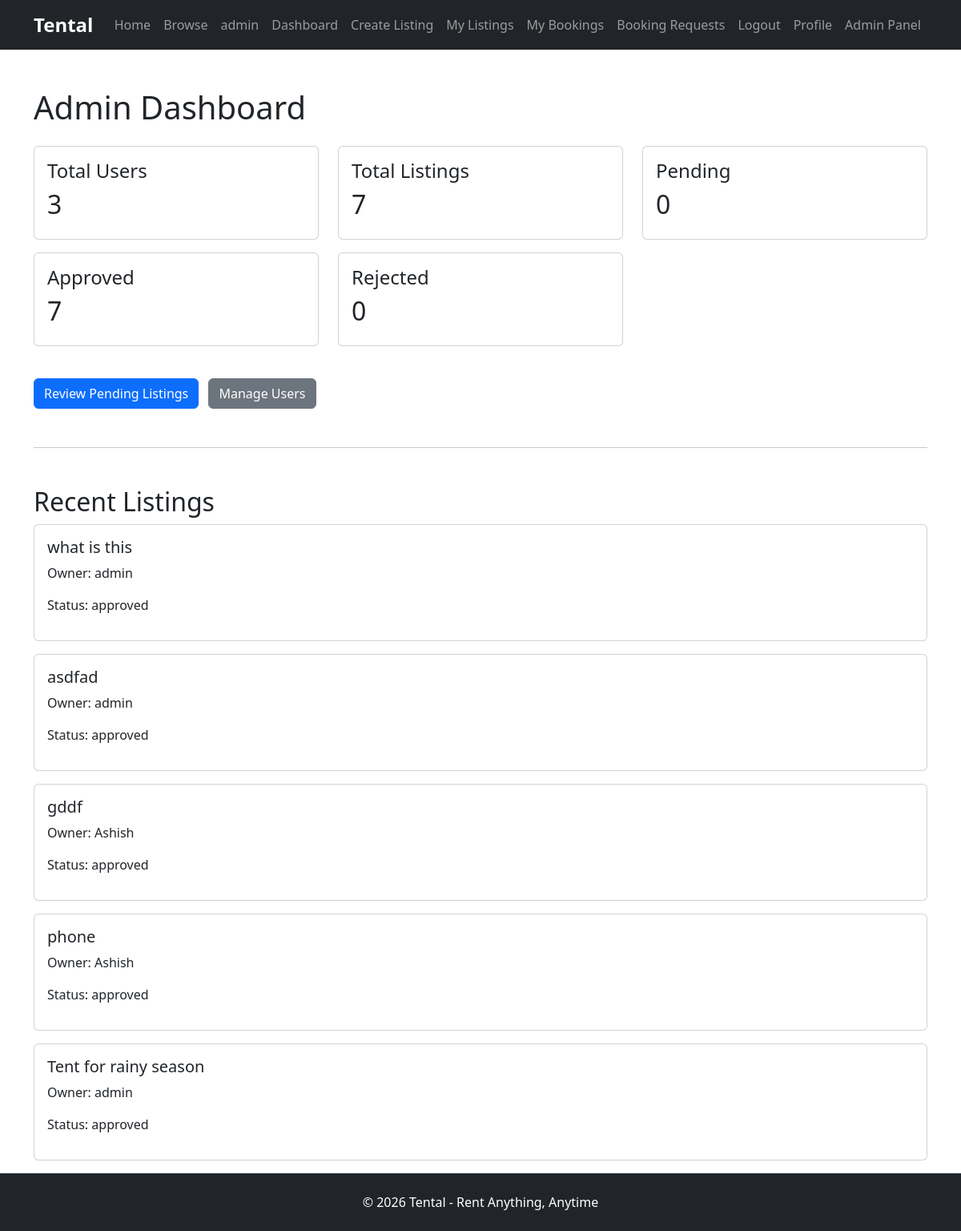
The app's page /admin/dashboard (signed in), older data.
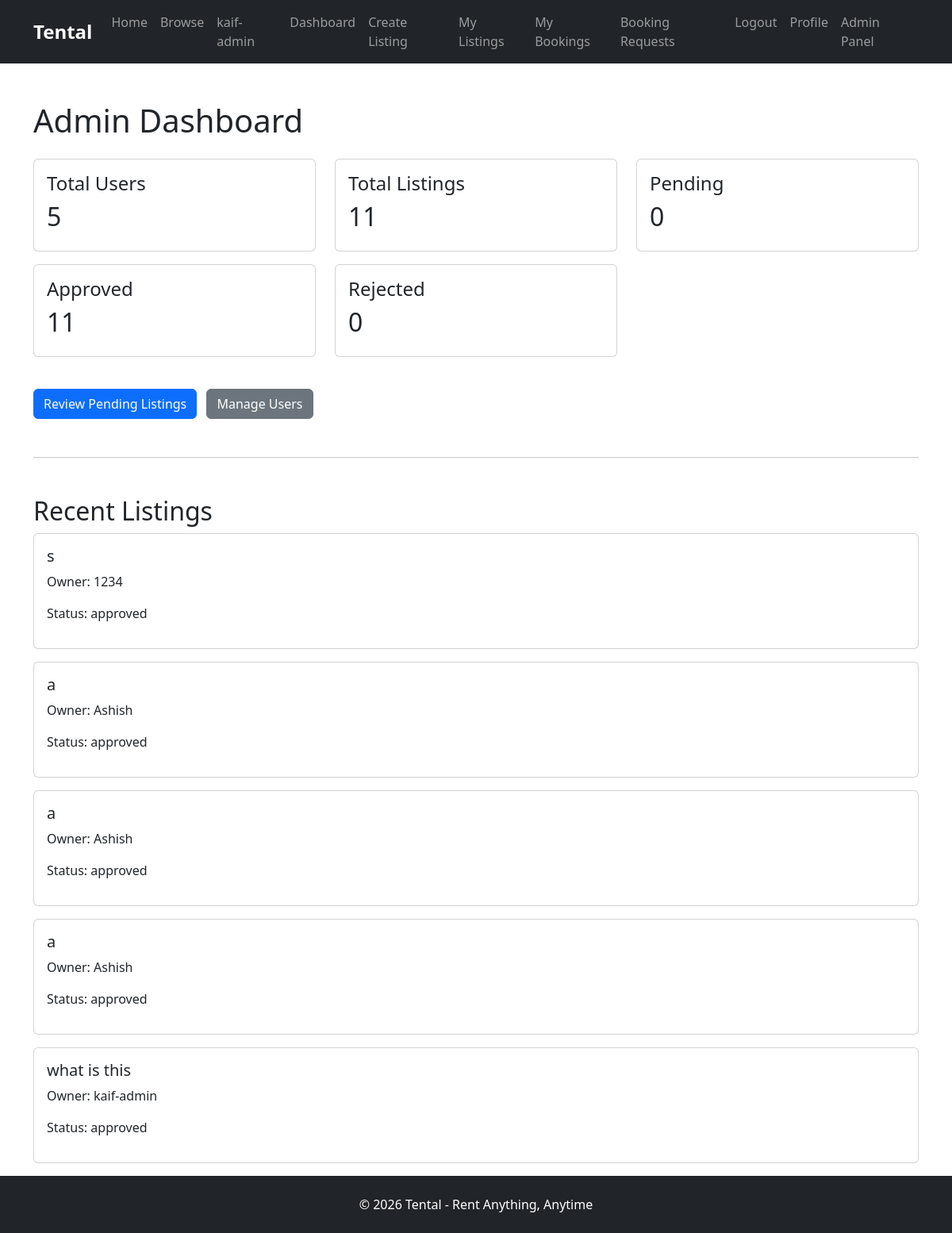
The same page, newer data.
### models/user.py (models this page shows)
class User(UserMixin, db.Model):
    id = db.Column(db.Integer, primary_key=True)
    name = db.Column(
        db.String(100),
        nullable=False
    )
    email = db.Column(
        db.String(120),
        unique=True,
        nullable=False
    )
    password = db.Column(
        db.String(255),
        nullable=False
    )
    rentals = db.relationship(
        "RentalItem",
        backref="owner",
        lazy=True
    )
    is_admin = db.Column(
        db.Boolean,
        default=False
    )
    is_active_user = db.Column(
        db.Boolean,
        default=True
    )
    bookings = db.relationship(
        "Booking",
        backref="user",
        lazy=True
    )

### models/rental_item.py (models this page shows)
class RentalItem(db.Model):
    id = db.Column(db.Integer, primary_key=True)
    title = db.Column(db.String(100), nullable=False)
    description = db.Column(db.Text, nullable=False)
    price_per_day = db.Column(db.Float, nullable=False)
    category = db.Column(db.String(100), nullable=False)
    user_id = db.Column(
        db.Integer,
        db.ForeignKey("user.id"),
        nullable=False
    )
    status = db.Column(
        db.String(20),
        default="pending"
    )
    image = db.Column(
        db.String(255)
    )
    bookings = db.relationship(
        "Booking",
        backref="rental_item",
        lazy=True
    )
    quantity = db.Column(
        db.Integer,
        nullable=False,
        default=1
    )
    security_deposit = db.Column(
        db.Float,
        nullable=False,
        default=0
    )

### routes/main.py (the view)
@main.route("/admin/dashboard")
@login_required
def admin_dashboard():
    if not current_user.is_admin:
        return "Access Denied"
    total_users = User.query.count()
    total_listings = RentalItem.query.count()
    pending_listings = RentalItem.query.filter_by(
        status="pending"
    ).count()
    approved_listings = RentalItem.query.filter_by(
        status="approved"
    ).count()
    rejected_listings = RentalItem.query.filter_by(
        status="rejected"
    ).count()
    recent_listings = RentalItem.query.order_by(
        RentalItem.id.desc()
    ).limit(5).all()
    return render_template(
        "admin_dashboard.html",
        total_users=total_users,
        total_listings=total_listings,
        pending_listings=pending_listings,
        approved_listings=approved_listings,
        rejected_listings=rejected_listings,
        recent_listings=recent_listings
    )

### models/user.py (called while the page is built)
@login_manager.user_loader
def load_user(user_id):
    return User.query.get(int(user_id))

### templates/admin_dashboard.html
{% extends "base.html" %} {% block content %}
<div class="container mt-5">
  <h1 class="mb-4">Admin Dashboard</h1>
  <div class="row">
    <div class="col-md-4 mb-3">
      <div class="card">
        <div class="card-body">
          <h4>Total Users</h4>
          <h2>{{ total_users }}</h2>
        </div>
      </div>
    </div>
    <div class="col-md-4 mb-3">
      <div class="card">
        <div class="card-body">
          <h4>Total Listings</h4>
          <h2>{{ total_listings }}</h2>
        </div>
      </div>
    </div>
    <div class="col-md-4 mb-3">
      <div class="card">
        <div class="card-body">
          <h4>Pending</h4>
          <h2>{{ pending_listings }}</h2>
        </div>
      </div>
    </div>
    <div class="col-md-4 mb-3">
      <div class="card">
        <div class="card-body">
          <h4>Approved</h4>
          <h2>{{ approved_listings }}</h2>
        </div>
      </div>
    </div>
    <div class="col-md-4 mb-3">
      <div class="card">
        <div class="card-body">
          <h4>Rejected</h4>
          <h2>{{ rejected_listings }}</h2>
        </div>
      </div>
    </div>
  </div>
  <div class="mt-4">
    <a href="{{ url_for('main.admin_listings') }}" class="btn btn-primary">
      Review Pending Listings
    </a>
    <a href="{{ url_for('main.admin_users') }}" class="btn btn-secondary ms-2">
      Manage Users
    </a>
  </div>
  <hr class="my-5" />
  <h2>Recent Listings</h2>
  {% for rental in recent_listings %}
  <div class="card mb-3">
    <div class="card-body">
      <h5>{{ rental.title }}</h5>
      <p>Owner: {{ rental.owner.name }}</p>
      <p>Status: {{ rental.status }}</p>
    </div>
  </div>
  {% endfor %}
</div>
{% endblock %}

### templates/base.html (shortened to what this page needs)
<!doctype html>
<html lang="en">
  <head>
    <link
      href="https://cdn.jsdelivr.net/npm/bootstrap@5.3.7/dist/css/bootstrap.min.css"
      rel="stylesheet"
    />
    <link
      rel="stylesheet"
      href="{{ url_for('static', filename='css/style.css') }}"
    />
  </head>
  <body>
    <nav class="navbar navbar-expand-lg navbar-dark bg-dark">
      <div class="container">
        <a class="navbar-brand" href="#">Tental</a>
        <div class="navbar-nav ms-auto">
          <a class="nav-link" href="{{ url_for('main.home') }}">Home</a>
          <a class="nav-link" href="{{ url_for('main.browse') }}">Browse</a>
          {% if current_user.is_authenticated %}
          <span class="nav-link"> {{ current_user.name }} </span>
          <a class="nav-link" href="{{ url_for('main.owner_dashboard') }}">
            Dashboard
          </a>
          <a class="nav-link" href="{{ url_for('main.create_listing') }}">
            Create Listing
          </a>
          <a class="nav-link" href="{{ url_for('main.my_listings') }}">
            My Listings
          </a>
          <a class="nav-link" href="{{ url_for('main.my_bookings') }}">
            My Bookings
          </a>
          <a class="nav-link" href="{{ url_for('main.booking_requests') }}">
            Booking Requests
          </a>
          <a class="nav-link" href="{{ url_for('auth.logout') }}"> Logout </a>
          <a class="nav-link" href="{{ url_for('main.profile') }}"> Profile </a>
          {% if current_user.is_authenticated and current_user.is_admin %}
          <a class="nav-link" href="{{ url_for('main.admin_dashboard') }}">
            Admin Panel
          </a>
          {% endif %} {% else %}
          <a class="nav-link" href="{{ url_for('auth.login') }}"> Login </a>
          <a class="nav-link" href="{{ url_for('auth.register') }}">
            Register
          </a>
          {% endif %}
        </div>
      </div>
    </nav>
    <main class="flex-grow-1">{% block content %} {% endblock %}</main>
    <footer id="footer-section" class="bg-dark text-white text-center py-4">
      <p class="mb-0">© 2026 Tental - Rent Anything, Anytime</p>
    </footer>
  </body>
</html>

Row changes from the older to the newer data that the page shows:
no longer on this page (row edited): RentalItem: title "asdfad", owner.name "admin", status "approved"
no longer on this page (row unchanged): RentalItem: title "gddf", owner.name "Ashish", status "approved"
no longer on this page (row edited): RentalItem: title "phone", owner.name "Ashish", status "approved"
no longer on this page (row unchanged): RentalItem: title "Tent for rainy season", owner.name "admin", status "approved"
changed User: name "admin" → "kaif-admin"
added RentalItem: title "s", owner.name "1234", status "approved"
added RentalItem: title "a", owner.name "Ashish", status "approved"
added RentalItem: title "a", owner.name "Ashish", status "approved"
added RentalItem: title "a", owner.name "Ashish", status "approved"
changed through a linked row, RentalItem "what is this": owner.name "admin" → "kaif-admin"
Text that changed along with them:
{{ total_users }}: "3" → "5"
{{ total_listings }}: "7" → "11"
{{ approved_listings }}: "7" → "11"
